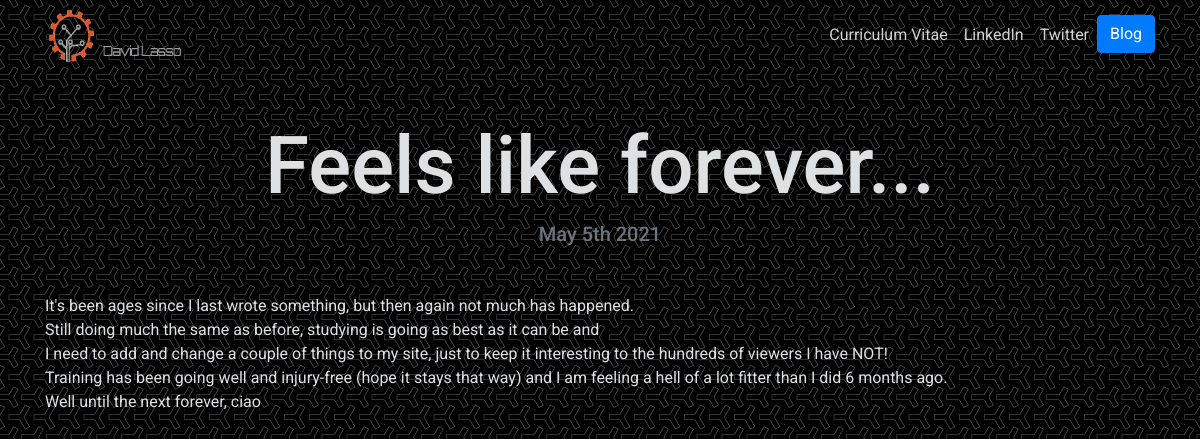
Page /blog/11/ on the committed database.
### blog/models.py (models this page shows, shortened)
class Blog(models.Model):
	title = models.CharField(max_length=200)
	description = models.TextField()
	date = models.DateField()

### blog/views.py (the view)
# urls.py: path('<int:blog_id>/', views.detail, name='detail'),
def detail(request, blog_id):
	blog = get_object_or_404(Blog, pk=blog_id)
	return render(request, 'blog/detail.html', {'blog':blog})

### blog/templates/blog/detail.html
{% extends 'wsite/base.html' %}
{% block content %}
<h1 class="text-center mt-5" id="blogdetailtitle">{{ blog.title }}</h1>
<h5 class="text-center text-muted mb-5">{{ blog.date|date:'F jS Y' }}</h5>
{{ blog.description|safe }}
{% endblock %}

### wsite/static/wsite/custom.css (style rules this page uses)
body { font-family: 'Roboto', sans-serif; color: rgba(222,225,227,3); background-image: url("y-so-serious.png"); }
@media (min-width: 992px) { #blogdetailtitle { font-size: 5rem; } }

### rows in the picture
Blog: title "Feels like forever...", date "May 5th 2021", description "It's been ages since I last wrote something, but then again not much has happened. Still doing much the same as before, studying is going as best as it can be and I need to add and change a couple of things to my site, just to keep it interesting to the hundreds of viewers I have NOT! Training has been going well and injury-free (hope it stays that way) and I am feeling a hell of a lot fitter than I did 6 months ago. Well until the next forever, ciao"
